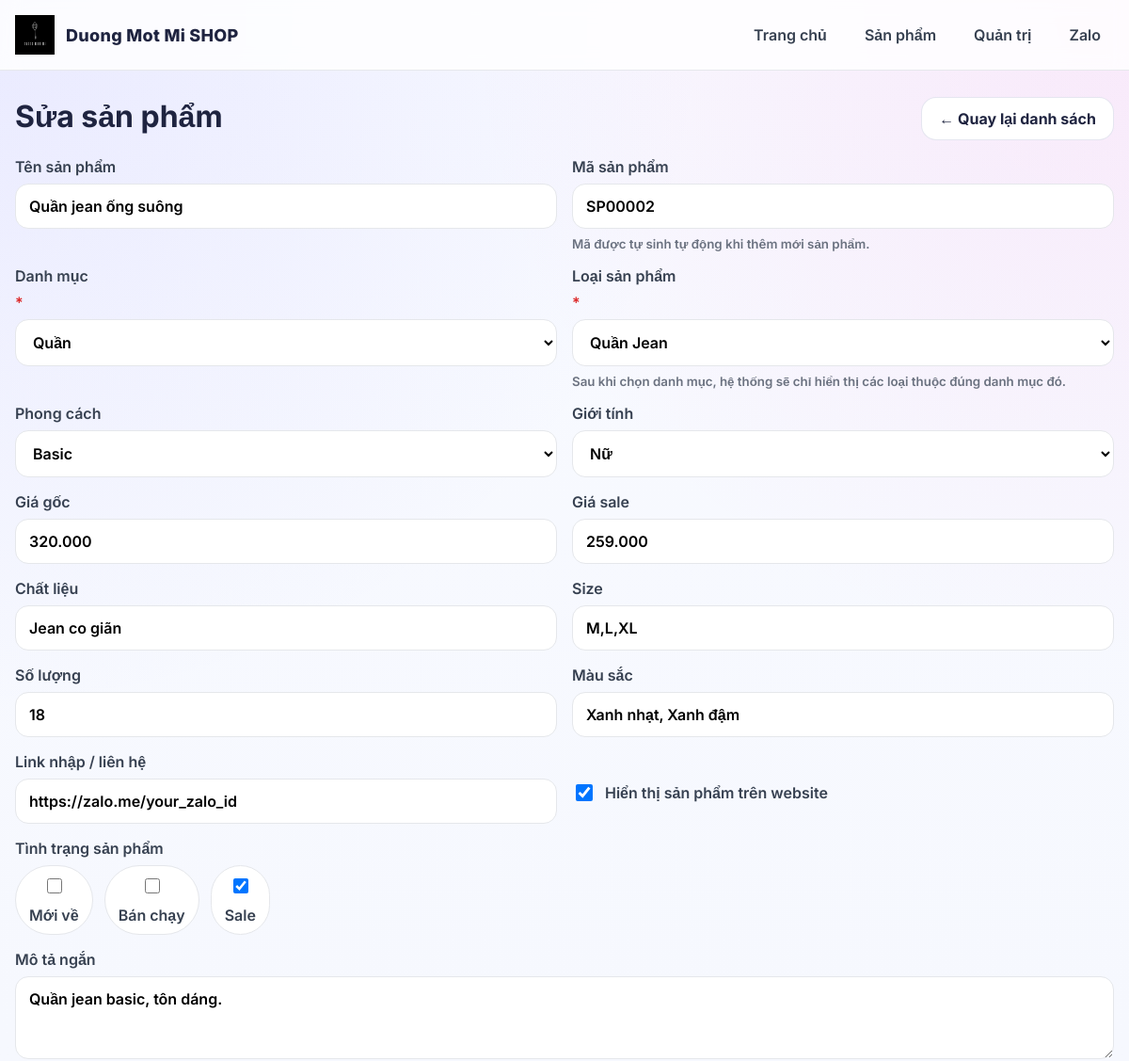
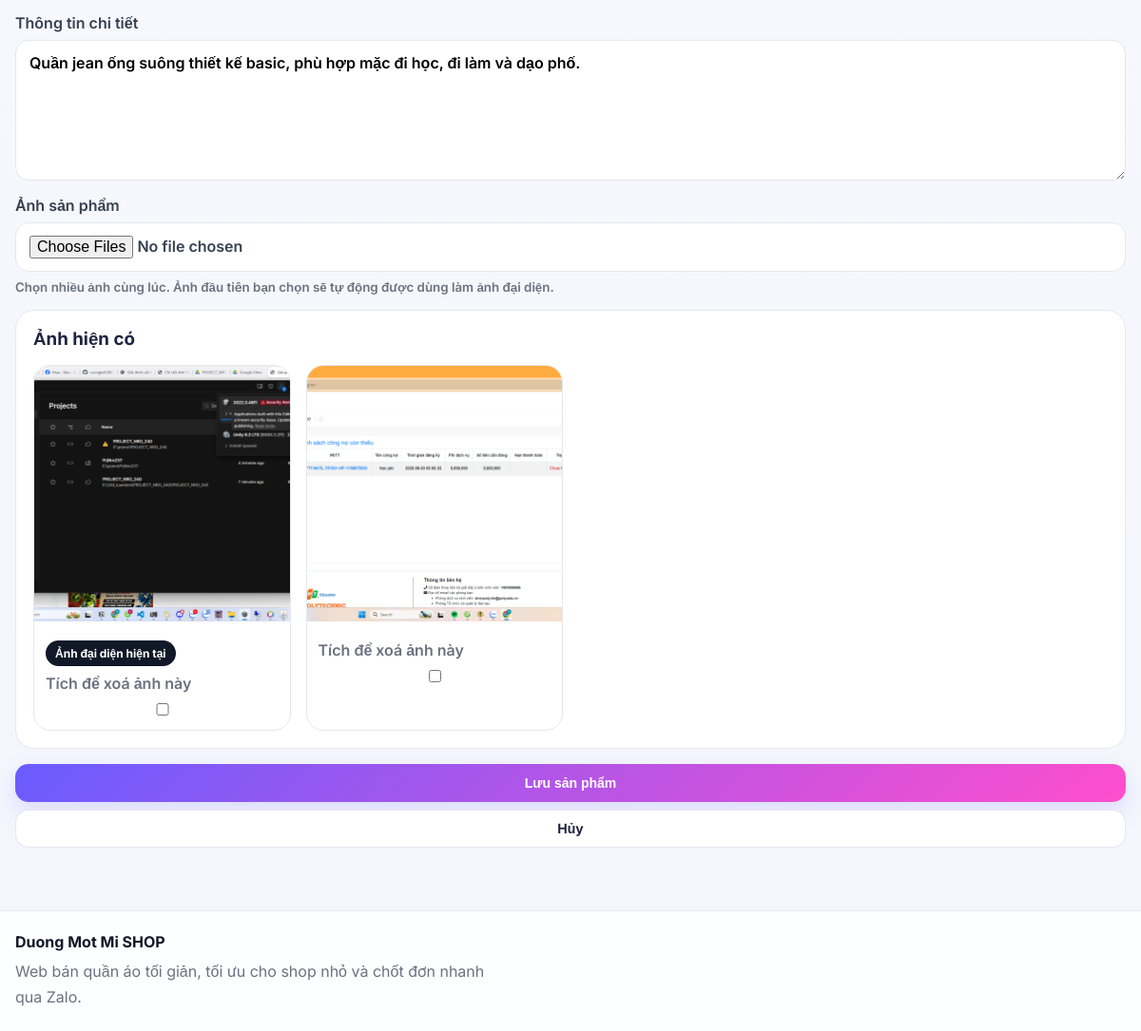
Screenshot of /admin/product_form.php?id=2 (signed in) with the database file from the repository (2 pictures, top to bottom).
### tables this page shows
CREATE TABLE products (
    id INT AUTO_INCREMENT PRIMARY KEY,
    product_name VARCHAR(255) NOT NULL,
    product_code VARCHAR(100) NOT NULL UNIQUE,
    category_id INT NOT NULL,
    product_type_id INT NOT NULL,
    style_id INT DEFAULT NULL,
    gender ENUM('Nam', 'Nữ', 'Unisex') NOT NULL DEFAULT 'Unisex',
    original_price DECIMAL(12,2) NOT NULL DEFAULT 0.00,
    sale_price DECIMAL(12,2) DEFAULT NULL,
    material VARCHAR(255) DEFAULT NULL,
    size VARCHAR(100) DEFAULT NULL,
    information TEXT DEFAULT NULL,
    short_description VARCHAR(500) DEFAULT NULL,
    quantity INT NOT NULL DEFAULT 0,
    color VARCHAR(255) DEFAULT NULL,
    import_link VARCHAR(500) DEFAULT NULL,
    thumbnail VARCHAR(500) DEFAULT NULL,
    is_active TINYINT(1) NOT NULL DEFAULT 1,
    created_at TIMESTAMP DEFAULT CURRENT_TIMESTAMP,
    updated_at TIMESTAMP DEFAULT CURRENT_TIMESTAMP ON UPDATE CURRENT_TIMESTAMP,
    CONSTRAINT fk_products_category FOREIGN KEY (category_id) REFERENCES categories(id)
        ON DELETE RESTRICT ON UPDATE CASCADE,
    CONSTRAINT fk_products_type FOREIGN KEY (product_type_id) REFERENCES product_types(id)
        ON DELETE RESTRICT ON UPDATE CASCADE,
    CONSTRAINT fk_products_style FOREIGN KEY (style_id) REFERENCES styles(id)
        ON DELETE SET NULL ON UPDATE CASCADE
);

CREATE TABLE categories (
    id INT AUTO_INCREMENT PRIMARY KEY,
    name VARCHAR(100) NOT NULL,
    slug VARCHAR(120) DEFAULT NULL UNIQUE,
    sort_order INT NOT NULL DEFAULT 0,
    created_at TIMESTAMP DEFAULT CURRENT_TIMESTAMP
);

CREATE TABLE product_types (
    id INT AUTO_INCREMENT PRIMARY KEY,
    category_id INT NOT NULL,
    name VARCHAR(100) NOT NULL,
    slug VARCHAR(120) DEFAULT NULL UNIQUE,
    sort_order INT NOT NULL DEFAULT 0,
    created_at TIMESTAMP DEFAULT CURRENT_TIMESTAMP,
    CONSTRAINT fk_product_types_category FOREIGN KEY (category_id) REFERENCES categories(id)
        ON DELETE RESTRICT ON UPDATE CASCADE
);

CREATE TABLE styles (
    id INT AUTO_INCREMENT PRIMARY KEY,
    name VARCHAR(100) NOT NULL,
    slug VARCHAR(120) DEFAULT NULL UNIQUE,
    sort_order INT NOT NULL DEFAULT 0,
    created_at TIMESTAMP DEFAULT CURRENT_TIMESTAMP
);

CREATE TABLE product_conditions (
    id INT AUTO_INCREMENT PRIMARY KEY,
    name VARCHAR(100) NOT NULL,
    slug VARCHAR(120) DEFAULT NULL UNIQUE,
    sort_order INT NOT NULL DEFAULT 0,
    created_at TIMESTAMP DEFAULT CURRENT_TIMESTAMP
);

CREATE TABLE product_images (
    id INT AUTO_INCREMENT PRIMARY KEY,
    product_id INT NOT NULL,
    image_url VARCHAR(500) NOT NULL,
    sort_order INT NOT NULL DEFAULT 0,
    created_at TIMESTAMP DEFAULT CURRENT_TIMESTAMP,
    CONSTRAINT fk_product_images_product FOREIGN KEY (product_id) REFERENCES products(id)
        ON DELETE CASCADE ON UPDATE CASCADE
);

### config/db.php (called while the page is built, shortened)
<?php
function db(): PDO {
    static $pdo = null;
    if ($pdo === null) {
        $dsn = 'mysql:host=' . DB_HOST . ';dbname=' . DB_NAME . ';charset=utf8mb4';
        $options = [
            PDO::ATTR_ERRMODE => PDO::ERRMODE_EXCEPTION,
            PDO::ATTR_DEFAULT_FETCH_MODE => PDO::FETCH_ASSOC,
        ];
        $pdo = new PDO($dsn, DB_USER, DB_PASS, $options);
    }
    return $pdo;
}

### includes/functions.php (called while the page is built, shortened)
<?php
require_once __DIR__ . '/../config/db.php';
function e($value): string {
    return htmlspecialchars((string)($value ?? ''), ENT_QUOTES, 'UTF-8');
}
function is_absolute_url(string $value): bool {
    return (bool)preg_match('#^(https?:)?//#i', $value);
}
function resolve_media_url(?string $value): string {
    $value = trim((string)$value);
    return BASE_URL . '/' . ltrim($value, '/');
}
function get_categories(): array {
    return db()->query('SELECT * FROM categories ORDER BY sort_order ASC, id ASC')->fetchAll();
}
function get_styles(): array {
    return db()->query('SELECT * FROM styles ORDER BY sort_order ASC, id ASC')->fetchAll();
}
function get_product_types(?int $categoryId = null): array {
    $sql = 'SELECT pt.*, c.name AS category_name
            FROM product_types pt
            INNER JOIN categories c ON c.id = pt.category_id';
    $params = [];
    $sql .= ' ORDER BY c.sort_order ASC, c.id ASC, pt.sort_order ASC, pt.id ASC';
    $stmt = db()->prepare($sql);
    $stmt->execute($params);
    return $stmt->fetchAll();
}
function get_product_conditions(): array {
    return db()->query('SELECT * FROM product_conditions ORDER BY sort_order ASC, id ASC')->fetchAll();
}
function product_gender_options(): array {
    return ['Nam', 'Nữ', 'Unisex'];
}
function get_product(int $id): ?array {
    $stmt = db()->prepare('SELECT p.*,
            c.name AS category_name,
            s.name AS style_name,
            pt.name AS product_type_name,
            (
                SELECT GROUP_CONCAT(pc.name ORDER BY pc.sort_order ASC, pc.id ASC SEPARATOR ", ")
                FROM product_condition_maps pcm
                INNER JOIN product_conditions pc ON pc.id = pcm.condition_id
                WHERE pcm.product_id = p.id
            ) AS condition_names
        FROM products p
        LEFT JOIN categories c ON c.id = p.category_id
        LEFT JOIN styles s ON s.id = p.style_id
        LEFT JOIN product_types pt ON pt.id = p.product_type_id
        WHERE p.id = ? LIMIT 1');
    $stmt->execute([$id]);
    $product = $stmt->fetch();
    return $product ?: null;
}
function get_product_images(int $productId): array {
    $stmt = db()->prepare('SELECT * FROM product_images WHERE product_id = ? ORDER BY sort_order ASC, id ASC');
    $stmt->execute([$productId]);
    return $stmt->fetchAll();
}
function get_product_condition_ids(int $productId): array {
    $stmt = db()->prepare('SELECT condition_id FROM product_condition_maps WHERE product_id = ? ORDER BY sort_order ASC, condition_id ASC');
    $stmt->execute([$productId]);
    return array_map('intval', $stmt->fetchAll(PDO::FETCH_COLUMN));
}

### admin/product_form.php (the view, shortened to what this page needs)
<?php
require_once __DIR__ . '/../includes/functions.php';
$formatPriceInput = static function ($value): string {
    if ($value === null || $value === '') {
        return '';
    }
    $number = (float)$value;
    if ($number <= 0) {
        return '0';
    }
    return number_format($number, 0, ',', '.');
};
$id = isset($_GET['id']) ? (int)$_GET['id'] : 0;
$isEdit = $id > 0;
$images = [];
$selectedConditions = [];
$errors = [];
if ($isEdit) {
    $existing = get_product($id);
    if ($existing) {
        $product = $existing;
        $images = get_product_images($id);
        $selectedConditions = get_product_condition_ids($id);
    } else {
        $errors[] = 'Không tìm thấy sản phẩm cần sửa.';
        $isEdit = false;
        $id = 0;
    }
}
$categories = get_categories();
$styles = get_styles();
$productTypes = get_product_types();
$productConditions = get_product_conditions();
require_once __DIR__ . '/../includes/header.php';
?>
<div class="admin-topbar">
    <h1><?= $isEdit ? 'Sửa sản phẩm' : 'Thêm sản phẩm' ?></h1>
    <a class="btn btn-light" href="<?= BASE_URL ?>/admin/products.php">← Quay lại danh sách</a>
</div>
<form method="post" enctype="multipart/form-data" class="form-grid">
    <label>Tên sản phẩm
        <input type="text" name="product_name" value="<?= e($product['product_name']) ?>" required>
    </label>
    <label>Mã sản phẩm
        <input type="text" value="<?= e($product['product_code']) ?>" readonly>
        <small class="hint">Mã được tự sinh tự động khi thêm mới sản phẩm.</small>
    </label>
    <label>Danh mục <span class="required-mark">*</span>
        <select name="category_id" id="categorySelect" required>
            <?php foreach ($categories as $cat): ?>
                <option value="<?= (int)$cat['id'] ?>" <?= (int)$product['category_id'] === (int)$cat['id'] ? 'selected' : '' ?>><?= e($cat['name']) ?></option>
            <?php endforeach; ?>
        </select>
    </label>
    <label>Loại sản phẩm <span class="required-mark">*</span>
        <select name="product_type_id" id="productTypeSelect" required>
            <?php foreach ($productTypes as $type): ?>
                <option
                    value="<?= (int)$type['id'] ?>"
                    data-category-id="<?= (int)$type['category_id'] ?>"
                    <?= (int)$product['product_type_id'] === (int)$type['id'] ? 'selected' : '' ?>
                >
                    <?= e($type['name']) ?>
                </option>
            <?php endforeach; ?>
        </select>
        <small class="hint">Sau khi chọn danh mục, hệ thống sẽ chỉ hiển thị các loại thuộc đúng danh mục đó.</small>
    </label>
    <label>Phong cách
        <select name="style_id">
            <?php foreach ($styles as $style): ?>
                <option value="<?= (int)$style['id'] ?>" <?= (int)$product['style_id'] === (int)$style['id'] ? 'selected' : '' ?>><?= e($style['name']) ?></option>
            <?php endforeach; ?>
        </select>
    </label>
    <label>Giới tính
        <select name="gender" required>
            <?php foreach (product_gender_options() as $gender): ?>
                <option value="<?= e($gender) ?>" <?= $product['gender'] === $gender ? 'selected' : '' ?>><?= e($gender) ?></option>
            <?php endforeach; ?>
        </select>
    </label>
    <label>Giá gốc
        <input
            type="text"
            name="original_price"
            class="money-input"
            inputmode="numeric"
            autocomplete="off"
            value="<?= e($formatPriceInput($product['original_price'])) ?>"
            required
        >
    </label>
    <label>Giá sale
        <input
            type="text"
            name="sale_price"
            class="money-input"
            inputmode="numeric"
            autocomplete="off"
            value="<?= e($formatPriceInput($product['sale_price'])) ?>"
        >
    </label>
    <label>Chất liệu
        <input type="text" name="material" value="<?= e($product['material']) ?>">
    </label>
    <label>Size
        <input type="text" name="size" placeholder="S, M, L, XL" value="<?= e($product['size']) ?>">
    </label>
    <label>Số lượng
        <input type="number" name="quantity" min="0" value="<?= e((string)$product['quantity']) ?>">
    </label>
    <label>Màu sắc
        <input type="text" name="color" placeholder="Đen, Trắng, Xám" value="<?= e($product['color']) ?>">
    </label>
    <label>Link nhập / liên hệ
        <input type="text" name="import_link" value="<?= e($product['import_link']) ?>" placeholder="https://zalo.me/...">
    </label>
    <label class="checkbox-inline">
        <input type="checkbox" name="is_active" value="1" <?= !empty($product['is_active']) ? 'checked' : '' ?>>
        <span>Hiển thị sản phẩm trên website</span>
    </label>
    <label class="full">Tình trạng sản phẩm
        <div class="checkbox-list">
            <?php if (empty($productConditions)): ?>
                <div class="hint">Chưa có tình trạng nào. Hãy thêm tại mục Quản lý tình trạng.</div>
            <?php else: ?>
                <?php foreach ($productConditions as $condition): ?>
                    <label class="checkbox-chip">
                        <input type="checkbox" name="condition_ids[]" value="<?= (int)$condition['id'] ?>" <?= in_array((int)$condition['id'], $selectedConditions, true) ? 'checked' : '' ?>>
                        <span><?= e($condition['name']) ?></span>
                    </label>
                <?php endforeach; ?>
            <?php endif; ?>
        </div>
    </label>
    <label class="full">Mô tả ngắn
        <textarea name="short_description" rows="3"><?= e($product['short_description']) ?></textarea>
    </label>
    <label class="full">Thông tin chi tiết
        <textarea name="information" rows="6"><?= e($product['information']) ?></textarea>
    </label>
    <label class="full">Ảnh sản phẩm
        <input type="file" name="gallery_files[]" accept="image/png,image/jpeg,image/webp" multiple <?= $isEdit ? '' : 'required' ?>>
        <small class="hint">Chọn nhiều ảnh cùng lúc. Ảnh đầu tiên bạn chọn sẽ tự động được dùng làm ảnh đại diện.</small>
    </label>
    <?php if (!empty($images)): ?>
        <div class="full existing-gallery">
            <h3>Ảnh hiện có</h3>
            <div class="existing-gallery-grid">
                <?php foreach ($images as $index => $image): ?>
                    <label class="existing-gallery-item">
                        <img src="<?= e(resolve_media_url($image['image_url'])) ?>" alt="Ảnh sản phẩm">
                        <div class="existing-gallery-meta">
                            <?php if ($index === 0): ?>
                                <span class="thumb-badge">Ảnh đại diện hiện tại</span>
                            <?php endif; ?>
                            <span class="hint">Tích để xoá ảnh này</span>
                            <input type="checkbox" name="remove_image_ids[]" value="<?= (int)$image['id'] ?>">
                        </div>
                    </label>
                <?php endforeach; ?>
            </div>
        </div>
    <?php endif; ?>
    <div class="full card-actions">
        <button class="btn" type="submit">Lưu sản phẩm</button>
        <a class="btn btn-light" href="<?= BASE_URL ?>/admin/products.php">Hủy</a>
    </div>
</form>
<?php require_once __DIR__ . '/../includes/footer.php'; ?>

### rows the page displays
products: product_name "Quần jean ống suông", product_code "SP00002", category_id "Quần", product_type_id "Quần Jean", style_id "Basic", original_price "320.000", sale_price "259.000", material "Jean co giãn", size "M,L,XL", quantity "18", color "Xanh nhạt, Xanh đậm", import_link "https://zalo.me/your_zalo_id", is_active "☑", short_description "Quần jean basic, tôn dáng.", information "Quần jean ống suông thiết kế basic, phù hợp mặc đi học, đi làm và dạo phố."
product_conditions: name "Mới về"
product_conditions: name "Bán chạy"
product_conditions: id "☑", name "Sale"
product_images: image_url (picture), shows "Ảnh đại diện hiện tại"
product_images: image_url (picture)

### other values shown
form field gender "Nữ"
